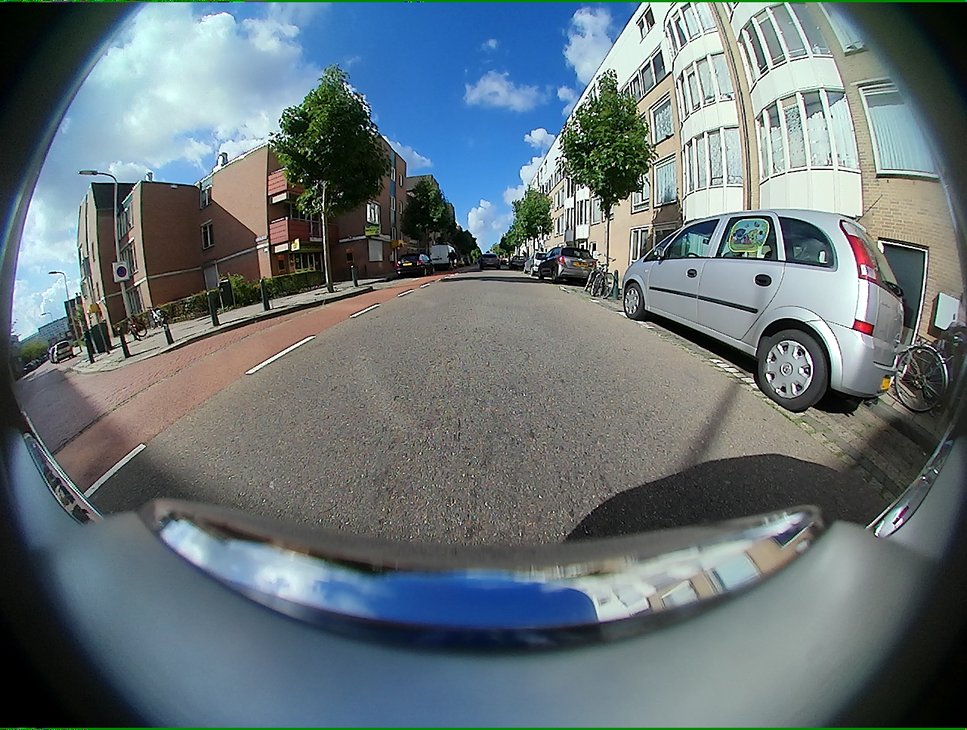
#> input picture images/fisheye/00164_FV.png, 967 x 730 px, shrunk from 1280 x 966 before the run
$ python click_points.py
#> lines starting #> are read from the running program, lines starting #| are printed output that depends on the picture
# Copyright 2024 Valeo Brain Division and contributors
#
# Author: Lihao Wang <lihao.wang@valeo.com>
#
# Permission is hereby granted, free of charge, to any person obtaining a
# copy of this software and associated documentation files (the "Software"),
# to deal in the Software without restriction, including without limitation
# the rights to use, copy, modify, merge, publish, distribute, sublicense,
# and/or sell copies of the Software, and to permit persons to whom the
# Software is furnished to do so, subject to the following conditions:
#
# The above copyright notice and this permission notice shall be included in
# all copies or substantial portions of the Software.
#
# THE SOFTWARE IS PROVIDED "AS IS", WITHOUT WARRANTY OF ANY KIND, EXPRESS OR
# IMPLIED, INCLUDING BUT NOT LIMITED TO THE WARRANTIES OF MERCHANTABILITY,
# FITNESS FOR A PARTICULAR PURPOSE AND NONINFRINGEMENT. IN NO EVENT SHALL THE
# AUTHORS OR COPYRIGHT HOLDERS BE LIABLE FOR ANY CLAIM, DAMAGES OR OTHER
# LIABILITY, WHETHER IN AN ACTION OF CONTRACT, TORT OR OTHERWISE, ARISING
# FROM, OUT OF OR IN CONNECTION WITH THE SOFTWARE OR THE USE OR OTHER
# DEALINGS IN THE SOFTWARE.

import matplotlib.pyplot as plt
import matplotlib.image as mpimg

def zoom(event):
    ax = event.inaxes
    if ax is None:
        return
    xdata, ydata = event.xdata, event.ydata
    x, y = ax.get_xlim(), ax.get_ylim()
    if event.button == 'up':      # Zoom in on scroll up
        ax.set_xlim(xdata - (xdata - x[0]) / 1.1, xdata + (x[1] - xdata) / 1.1)
        ax.set_ylim(ydata - (ydata - y[0]) / 1.1, ydata + (y[1] - ydata) / 1.1)
    elif event.button == 'down':  # Zoom out on scroll down
        ax.set_xlim(xdata - (xdata - x[0]) * 1.1, xdata + (x[1] - xdata) * 1.1)
        ax.set_ylim(ydata - (ydata - y[0]) * 1.1, ydata + (y[1] - ydata) * 1.1)
    ax.figure.canvas.draw()

def onclick(event):
    if event.inaxes == ax1:
        x, y = event.xdata, event.ydata
        pts_1.append((int(x), int(y)))
        pt_1_idx = len(pts_1)
        ax1.plot(x, y, 'ro', markersize=3)
        ax1.annotate(f"{pt_1_idx}", (x, y), color=(0.70, 1, 0.40), fontsize=6)
    elif event.inaxes == ax2:
        x, y = event.xdata, event.ydata
        pts_2.append((int(x), int(y)))
        pt_2_idx = len(pts_2)
        ax2.plot(x, y, 'ro', markersize=3)
        ax2.annotate(f"{pt_2_idx}", (x, y), color=(0.70, 1, 0.40), fontsize=6)
    fig.canvas.draw()

if __name__ == '__main__':
    pts_1 = []
    pts_2 = []
    img_1_path = "../images/fisheye/00164_FV.png"
    img_2_path = "../images/fisheye/00165_MVL.png"
    img1 = mpimg.imread(img_1_path)
#> img1 is the input picture: shape (730, 967, 3) float32; mean R, G, B 0.405, 0.453, 0.471
    img2 = mpimg.imread(img_2_path)
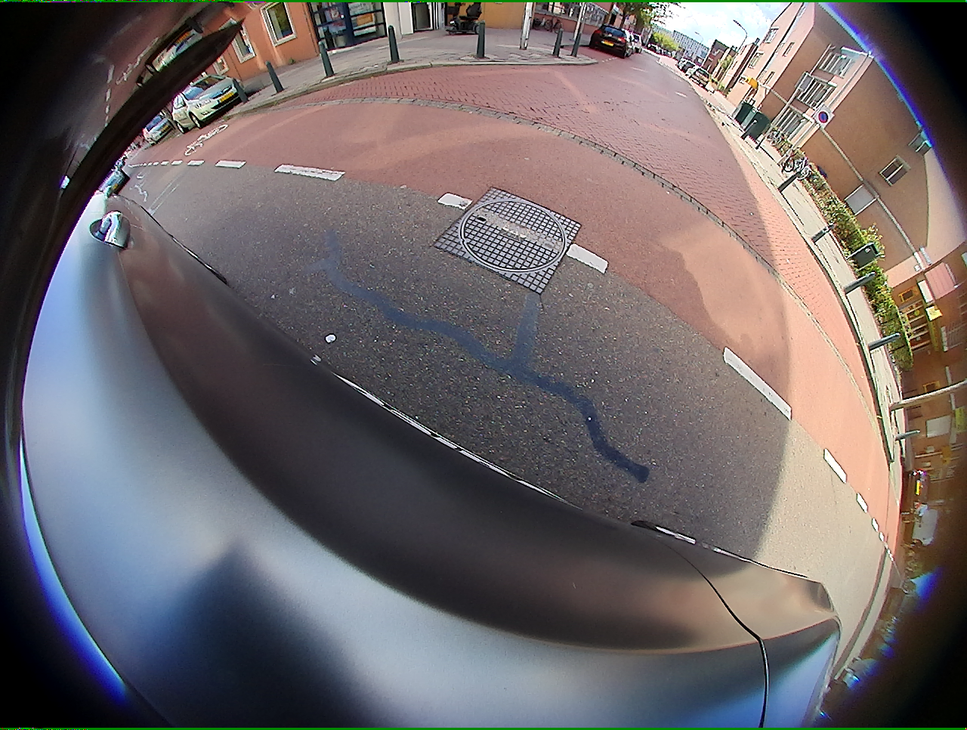
#> input picture images/fisheye/00165_MVL.png, 967 x 730 px, shrunk from 1280 x 966 before the run
#> img2 is the input picture: shape (730, 967, 3) float32; mean R, G, B 0.434, 0.405, 0.412

    fig, (ax1, ax2) = plt.subplots(1, 2)
    ax1.imshow(img1)
    ax1.set_title('Cam_1', fontsize=10)
    ax1.axis('off')
    ax2.imshow(img2)
    ax2.set_title('Cam_2', fontsize=10)
    ax2.axis('off')

    fig.text(0.5, 0.94, 'Click-Calib', fontsize=12, fontweight='bold', ha='center')
    fig.suptitle('Click to select keypoints in both cameras. Scroll to zoom.\n'
                 'Keypoints with the same index in both images should match in world.\n'
                 'The number of selected keypoints must be equal in each camera.', fontsize=10, y=0.9, linespacing=2)

    cid = fig.canvas.mpl_connect('button_press_event', onclick)
    fig.canvas.mpl_connect('scroll_event', zoom)
    plt.show()
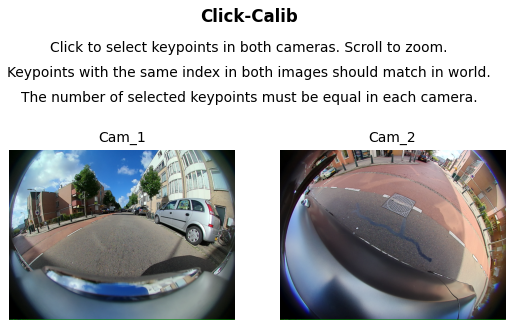
#> figure drawn by matplotlib, 2 panels

    assert len(pts_1) == len(pts_2), "The number of points in two cameras must be the same!"
    print(f"Points in cam 1: {pts_1}")
    print(f"Points in cam 2: {pts_2}")
